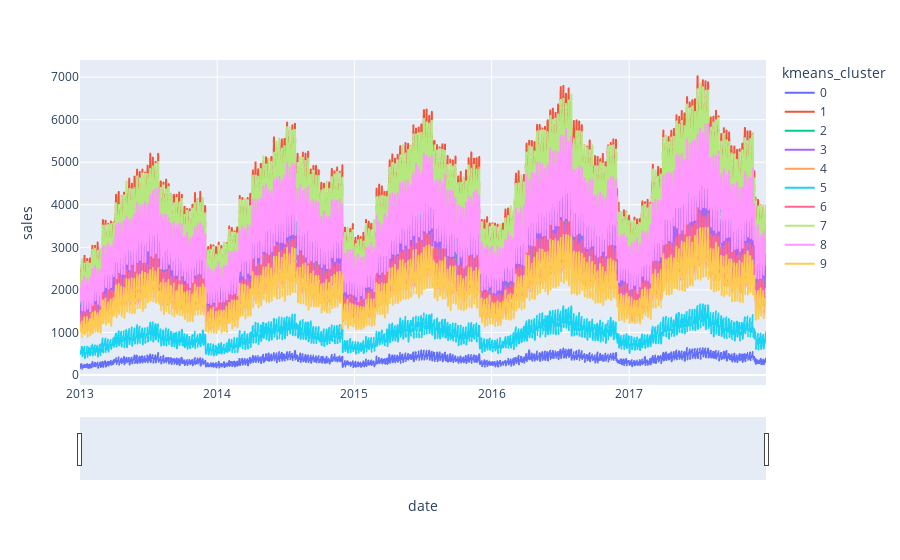

Notebook code cell kept with this figure:
### Code cell
a=kmeans_data.groupby(['date','kmeans_cluster'],as_index=False).mean()
fig = px.line(a, x="date", y="sales",line_group='kmeans_cluster',color='kmeans_cluster')
fig.update_xaxes(rangeslider_visible=True)
fig.show()

### Figure 1 — Plotly figure (JSON) as saved in the notebook; plotly's stock layout.template omitted (floating-point values rounded to 4 significant figures; data arrays with more than 128 entries replaced by an {"elided": "..."} marker saying what was removed)
{"data": [{"hovertemplate": "kmeans_cluster=0<br>date=%{x}<br>sales=%{y}<extra></extra>", "legendgroup": "0", "line": {"color": "#636efa", "dash": "solid"}, "mode": "lines", "name": "0", "showlegend": true, "type": "scattergl", "x": {"elided": "1826 str values"}, "xaxis": "x", "y": {"elided": "1826 int values"}, "yaxis": "y"}, {"hovertemplate": "kmeans_cluster=1<br>date=%{x}<br>sales=%{y}<extra></extra>", "legendgroup": "1", "line": {"color": "#EF553B", "dash": "solid"}, "mode": "lines", "name": "1", "showlegend": true, "type": "scattergl", "x": {"elided": "1826 str values"}, "xaxis": "x", "y": {"elided": "1826 int values"}, "yaxis": "y"}, {"hovertemplate": "kmeans_cluster=2<br>date=%{x}<br>sales=%{y}<extra></extra>", "legendgroup": "2", "line": {"color": "#00cc96", "dash": "solid"}, "mode": "lines", "name": "2", "showlegend": true, "type": "scattergl", "x": {"elided": "1826 str values"}, "xaxis": "x", "y": {"elided": "1826 int values"}, "yaxis": "y"}, {"hovertemplate": "kmeans_cluster=3<br>date=%{x}<br>sales=%{y}<extra></extra>", "legendgroup": "3", "line": {"color": "#ab63fa", "dash": "solid"}, "mode": "lines", "name": "3", "showlegend": true, "type": "scattergl", "x": {"elided": "1826 str values"}, "xaxis": "x", "y": {"elided": "1826 int values"}, "yaxis": "y"}, {"hovertemplate": "kmeans_cluster=4<br>date=%{x}<br>sales=%{y}<extra></extra>", "legendgroup": "4", "line": {"color": "#FFA15A", "dash": "solid"}, "mode": "lines", "name": "4", "showlegend": true, "type": "scattergl", "x": {"elided": "1826 str values"}, "xaxis": "x", "y": {"elided": "1826 int values"}, "yaxis": "y"}, {"hovertemplate": "kmeans_cluster=5<br>date=%{x}<br>sales=%{y}<extra></extra>", "legendgroup": "5", "line": {"color": "#19d3f3", "dash": "solid"}, "mode": "lines", "name": "5", "showlegend": true, "type": "scattergl", "x": {"elided": "1826 str values"}, "xaxis": "x", "y": {"elided": "1826 int values"}, "yaxis": "y"}, {"hovertemplate": "kmeans_cluster=6<br>date=%{x}<br>sales=%{y}<extra></extra>", "legendgroup": "6", "line": {"color": "#FF6692", "dash": "solid"}, "mode": "lines", "name": "6", "showlegend": true, "type": "scattergl", "x": {"elided": "1826 str values"}, "xaxis": "x", "y": {"elided": "1826 int values"}, "yaxis": "y"}, {"hovertemplate": "kmeans_cluster=7<br>date=%{x}<br>sales=%{y}<extra></extra>", "legendgroup": "7", "line": {"color": "#B6E880", "dash": "solid"}, "mode": "lines", "name": "7", "showlegend": true, "type": "scattergl", "x": {"elided": "1826 str values"}, "xaxis": "x", "y": {"elided": "1826 int values"}, "yaxis": "y"}, {"hovertemplate": "kmeans_cluster=8<br>date=%{x}<br>sales=%{y}<extra></extra>", "legendgroup": "8", "line": {"color": "#FF97FF", "dash": "solid"}, "mode": "lines", "name": "8", "showlegend": true, "type": "scattergl", "x": {"elided": "1826 str values"}, "xaxis": "x", "y": {"elided": "1826 int values"}, "yaxis": "y"}, {"hovertemplate": "kmeans_cluster=9<br>date=%{x}<br>sales=%{y}<extra></extra>", "legendgroup": "9", "line": {"color": "#FECB52", "dash": "solid"}, "mode": "lines", "name": "9", "showlegend": true, "type": "scattergl", "x": {"elided": "1826 str values"}, "xaxis": "x", "y": {"elided": "1826 int values"}, "yaxis": "y"}], "layout": {"legend": {"title": {"text": "kmeans_cluster"}, "tracegroupgap": 0}, "margin": {"t": 60}, "xaxis": {"anchor": "y", "domain": [0, 1], "rangeslider": {"visible": true}, "title": {"text": "date"}}, "yaxis": {"anchor": "x", "domain": [0, 1], "title": {"text": "sales"}}}}
